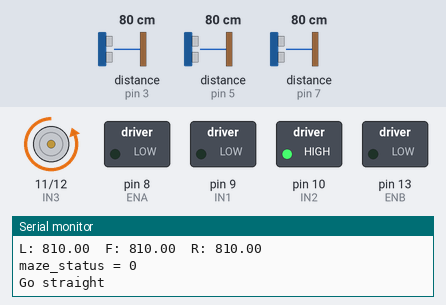
The sketch below on a simulated Arduino Uno, built with avr-gcc and run on an emulated ATmega328P. Parts: motor-driver pin pairs drawn as motors (green arrow = first pin HIGH = forward, orange = second pin HIGH = backward, longer = more drive), switched loads named in the sketch (green lamp = pin HIGH), the last lines printed to the serial monitor. The inputs (shaded band) are chosen by the test bench; at power-on: distance to the obstacle (sensors on pin 5, pin 3, pin 7) 80 cm. The echo pulse lasts 58.3 µs per cm.

Above: at 1.2 s.
1.3 s: distance to the obstacle (sensor on pin 5) set to 250 cm
4.3 s: distance to the obstacle (sensor on pin 3) set to 60 cm
7.3 s: distance to the obstacle (sensor on pin 3) set to 299 cm
10.3 s: distance to the obstacle (sensor on pin 7) set to 9 cm
13.3 s: distance to the obstacle (sensor on pin 3) set to 12 cm
14.8 s: distance to the obstacle (sensor on pin 3) set to 9 cm
At 15.6 s:
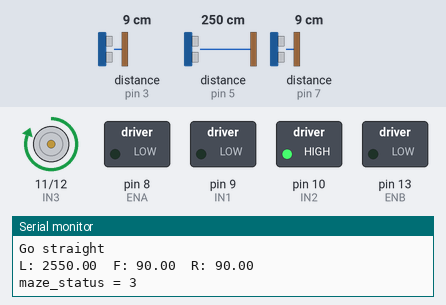
Timing chart, 0 to 17.3 s (numbered marks = the images above; inputs shaded):
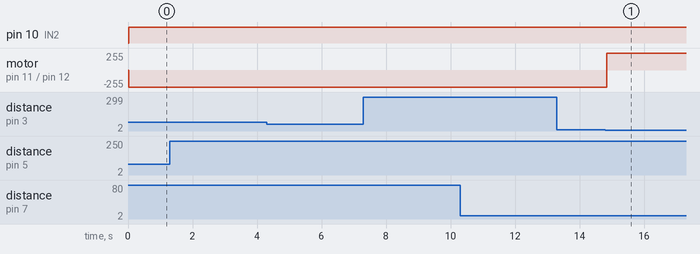

The sketch:

maze_mid_check.ino
```cpp
//////////////////////// sonar ///////////////////////
#include <NewPing.h>

#define SONAR_NUM 3      // Number of sensors.
#define MAX_DISTANCE 300 // Maximum distance (in cm) to ping.
#define WALL_GAP_DISTANCE 500 // mm
#define WALL_GAP_DISTANCE_HALF 250 // mm
#define MOTOR_PWM_OFFSET 10
#define MOTOR_SPEED 80

#define Front 0
#define Left  1
#define Right 2

#define TRIG1 2  //  1번 초음파 센서 Trig 핀 번호
#define ECHO1 3  //  1번 초음파 센서 Echo 핀 번호

#define TRIG2 4  //  2번 초음파 센서 Trig 핀 번호
#define ECHO2 5  //  2번 초음파 센서 Echo 핀 번호

#define TRIG3 6  //  3번 초음파 센서 Trig 핀 번호
#define ECHO3 7  //  3번 초음파 센서 Echo 핀 번호

NewPing sonar[SONAR_NUM] = {   // Sensor object array.
  NewPing(TRIG1, ECHO1, MAX_DISTANCE), // Each sensor's trigger pin, echo pin, and max distance to ping.
  NewPing(TRIG2, ECHO2, MAX_DISTANCE),
  NewPing(TRIG3, ECHO3, MAX_DISTANCE)
};

float front_sonar, left_sonar, right_sonar = 0.0;

///////////////L298/////////////////
#define ENA 8
#define IN1 9
#define IN2 10
#define IN3 11
#define IN4 12
#define ENB 13

////////////////////// Maze Status ////////////////////
int maze_status = 0;


void setup() {
  pinMode(ENA, OUTPUT);
  pinMode(IN1, OUTPUT);
  pinMode(IN2, OUTPUT);

  pinMode(IN3, OUTPUT);
  pinMode(IN4, OUTPUT);
  pinMode(ENB, OUTPUT);

  Serial.begin(115200); // 통신 속도를 115200으로 정의
}
void motor_A_control(int direction_a, int motor_speed_a) {  //모터 A의 방향(direction)과 속도(speed)제어

  if (direction_a == HIGH) {
    digitalWrite(IN1, LOW);  // 모터의 방향 제어
    digitalWrite(IN2, HIGH);   //
    analogWrite(ENA, motor_speed_a);  // 모터의 속도 제어
  }

  else {
    digitalWrite(IN1, HIGH);
    digitalWrite(IN2, LOW);
    analogWrite(ENA, motor_speed_a);
  }

}

void motor_B_control(int direction_b, int motor_speed_b) {  //모터 B의 방향(direction)과 속도(speed)제어

  if (direction_b == HIGH) {
    digitalWrite(IN3, LOW);   // 모터의 방향 제어
    digitalWrite(IN4, HIGH);
    analogWrite(ENB, motor_speed_b);  // 모터의 속도 제어
  }

  else {
    digitalWrite(IN3, HIGH);
    digitalWrite(IN4, LOW);
    analogWrite(ENB, motor_speed_b);
  }

}

void check_maze_status(void) {
  if ((left_sonar >= 0) && (left_sonar <= WALL_GAP_DISTANCE_HALF) && (right_sonar >= 0) && (right_sonar <= WALL_GAP_DISTANCE_HALF) && (front_sonar >= 0) && (front_sonar <= 100)) { // 세 면이 다 막힌 경우
    maze_status = 4;
    Serial.println("maze_status = 4");
  }
  else if ((left_sonar >= 0) && (left_sonar <= WALL_GAP_DISTANCE_HALF) && (right_sonar >= 0) && (right_sonar <= WALL_GAP_DISTANCE_HALF) && (front_sonar >= 100)) {
    maze_status = 1;
    Serial.println("maze_status = 1");
  }
  else if ((left_sonar >= 0) && (left_sonar <= WALL_GAP_DISTANCE_HALF) && (front_sonar >= 0) && (front_sonar <= 100)) {
    maze_status = 2;
    Serial.println("maze_status = 2");
  }
  else if ((right_sonar >= 0) && (right_sonar <= WALL_GAP_DISTANCE_HALF) && (front_sonar >= 0) && (front_sonar <= 100)) {
    maze_status = 3;
    Serial.println("maze_status = 3");
  }
  else {
    maze_status = 0;
    Serial.println("maze_status = 0");
  }
}
// 먼저 left_pwm = 0; right_pwm = 100; 으로 해서 왼쪽 오른쪽 방향 찾기

void wall_collision_avoid (int base_speed) {
  float error = 0.0;    // 스티어 민감도 함수 초기화
  float error_old = 0.0;
  float Kp = 0.28;       // 모터 속도 민감도

  int pwm_control = 0;  // PWM 제어 초기화
  int right_pwm = 0;    // 오른쪽 모터 속도 초기화
  int left_pwm = 0;     // 왼쪽 모터 속도 초기화

  error = (right_sonar - left_sonar); // 벽면 간의 거리
  error += (error - error_old);
  error = Kp * error;   // 스티어 양 조절

  if (error >= 30) error = 30;  // 과도한 스티어링 방지
  if (error <= -30) error = -30;

  right_pwm = MOTOR_SPEED - (error + 5);  // 오른쪽 바퀴 회전수 조절
  left_pwm = MOTOR_SPEED + error;   // 왼쪽 바퀴 회전수 조절

  if (right_pwm <= 0) right_pwm = 0;
  if (left_pwm <= 0) left_pwm = 0;

  if (right_pwm >= 255) right_pwm = 255;
  if (left_pwm >= 255) left_pwm = 255;

  motor_A_control(HIGH, right_pwm);
  motor_B_control(HIGH, left_pwm);
  error_old = error;
}

void loop() {
  front_sonar = sonar[Front].ping_cm() * 10; // 전방 센서 측정
  left_sonar = sonar[Left].ping_cm() * 10;  // 좌측 센서 측정
  right_sonar = sonar[Right].ping_cm() * 10; // 우측 센서 측정

  if (front_sonar == 0.0)  front_sonar = MAX_DISTANCE;
  if (left_sonar == 0.0)  left_sonar = MAX_DISTANCE;
  if (right_sonar == 0.0)  right_sonar = MAX_DISTANCE;

  Serial.print("L: "); Serial.print(left_sonar);   Serial.print("  ");
  Serial.print("F: "); Serial.print(front_sonar);  Serial.print("  ");
  Serial.print("R: "); Serial.println(right_sonar);

  check_maze_status();

  if(maze_status == 4){
    motor_A_control(HIGH, 0); // 오른쪽 전진
    motor_B_control(LOW, 0);  // 왼쪽 후진
    delay(1000);
     // 180도 반시계 방향으로 회전
    Serial.println("Rotate CCW");
    motor_A_control(HIGH, 100); // 오른쪽 전진
    motor_B_control(LOW, 100);  // 왼쪽 후진
    delay(1500);
    motor_A_control(HIGH, 0); // 오른쪽 전진
    motor_B_control(LOW, 0);  // 왼쪽 후진
    delay(1000);
  }
  else if(maze_status == 1){
    // 직진
    Serial.println("Go straight");
    wall_collision_avoid(MOTOR_SPEED);
  }
  else if(maze_status == 3){
    motor_A_control(HIGH, 0); // 오른쪽 전진
    motor_B_control(LOW, 0);  // 왼쪽 후진
    delay(1000);
    // 90도 반시계 방향으로 회전
    Serial.println("Rotate CCW");
    motor_A_control(HIGH, 100); // 오른쪽 전진
    motor_B_control(LOW, 100);  // 왼쪽 후진
    delay(750);
    motor_A_control(HIGH, 0); // 오른쪽 전진
    motor_B_control(LOW, 0);  // 왼쪽 후진
    delay(1000);
  }
  else if(maze_status == 2){
    motor_A_control(HIGH, 0); // 오른쪽 전진
    motor_B_control(LOW, 0);  // 왼쪽 후진
    delay(1000);
    // 90도 시계 방향으로 회전
    Serial.println("Rotate CW");
    motor_A_control(LOW, 100); // 오른쪽 전진
    motor_B_control(HIGH, 100);  // 왼쪽 후진
    delay(750);
    motor_A_control(HIGH, 0); // 오른쪽 전진
    motor_B_control(LOW, 0);  // 왼쪽 후진
    delay(1000);
  }

  else {
    // 직진
    Serial.println("Go straight");
    wall_collision_avoid(MOTOR_SPEED);
  }
}
```

Measured:
- the behaviour switches between 11 and 10 cm on distance to the obstacle (sensor on pin 3) (found by bisection; images 0 and 1)
- after the input at 14.8 s, motor on pin 11 (IN3) / pin 12 (IN4): backward 255/255 → forward 255/255 at once
